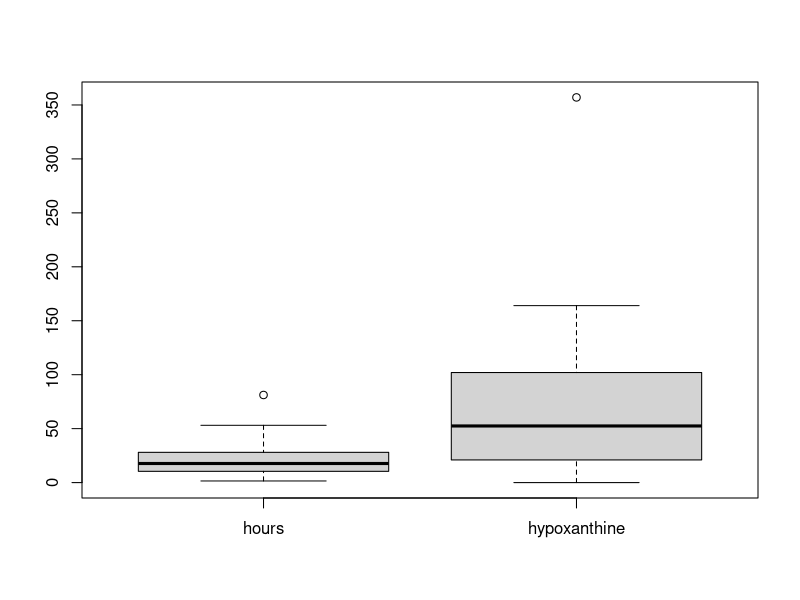
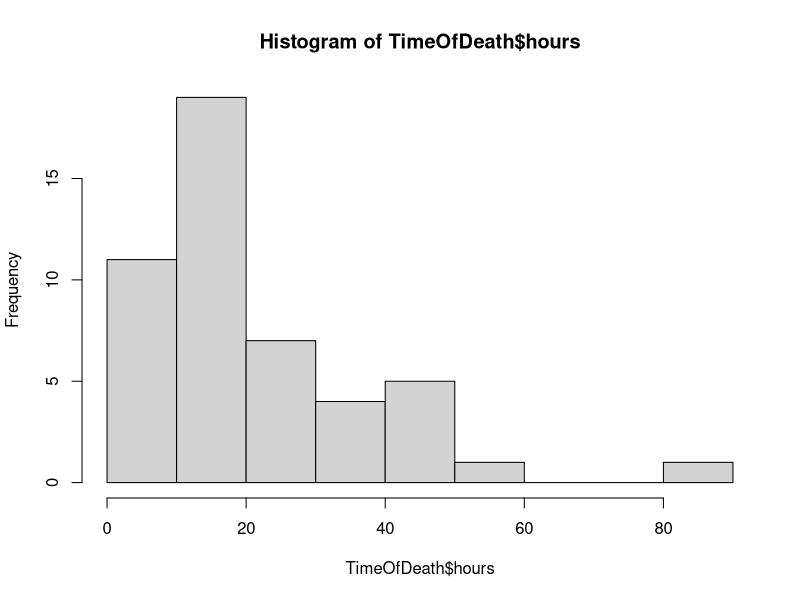
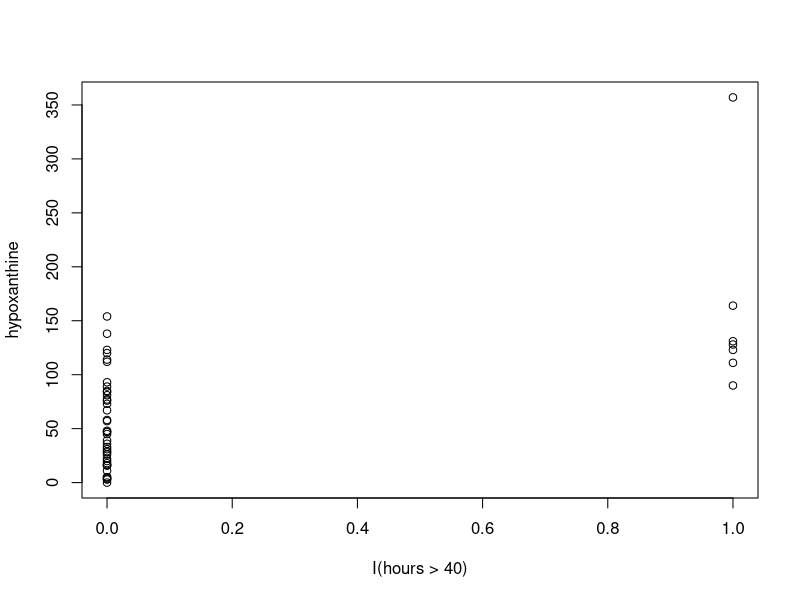
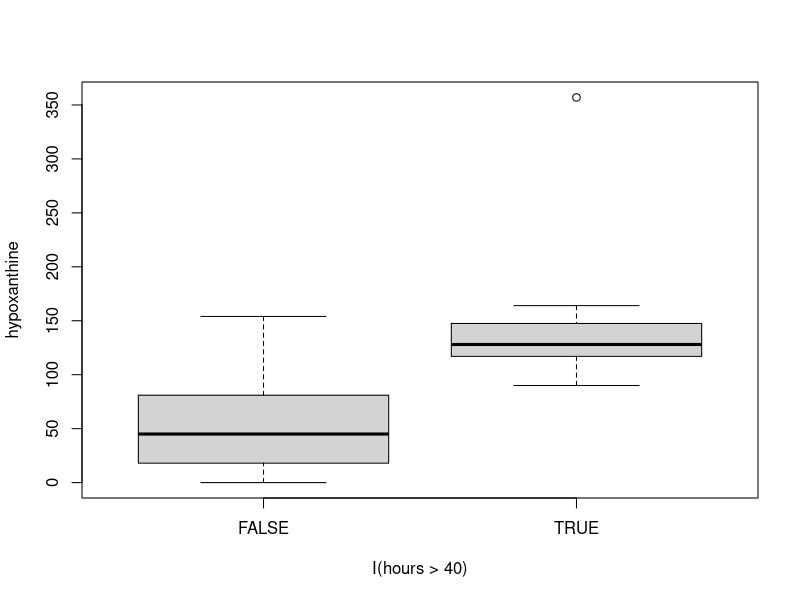
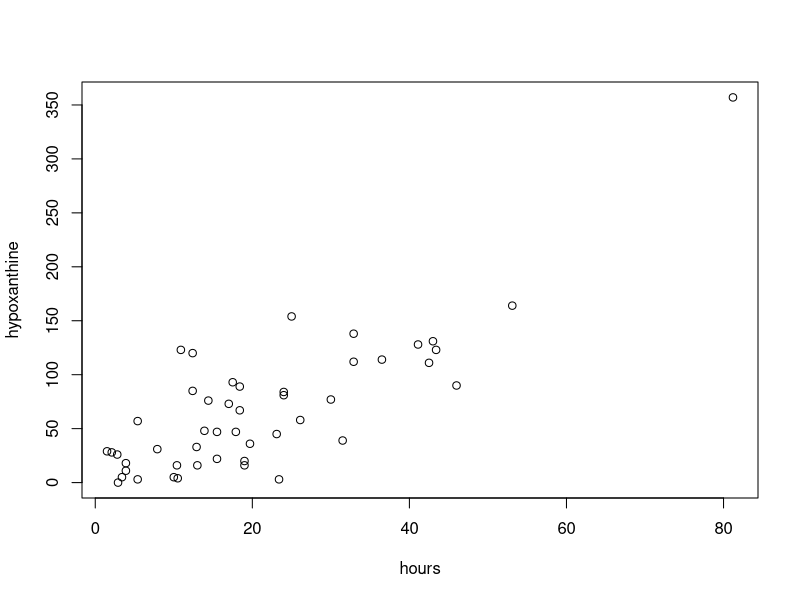
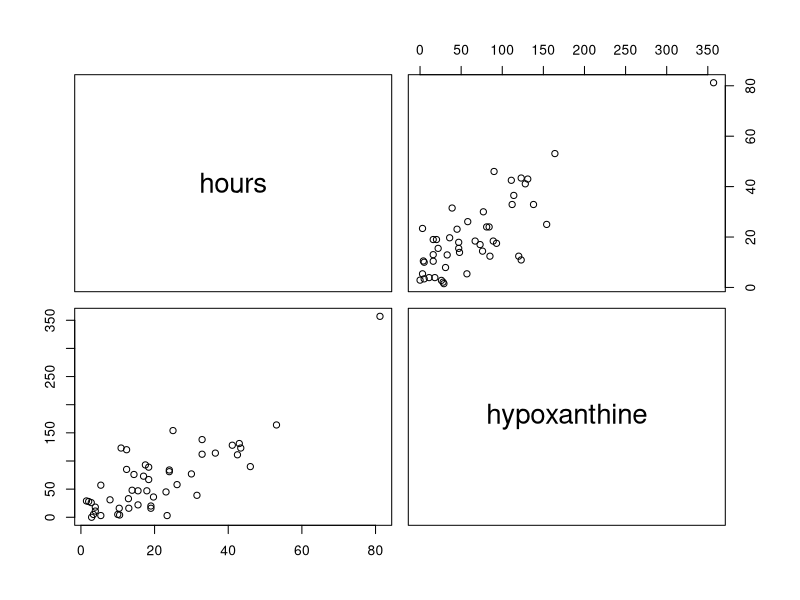

Write the R code that produced these figures, in order. (Note: this script raises an error after producing the figures.)
TimeOfDeath = read.csv("TimeOfDeath.csv")

# Quick summary
summary(TimeOfDeath)

# A quick plots
boxplot(TimeOfDeath)
hist(TimeOfDeath$hours)
plot(hypoxanthine~I(hours>40), TimeOfDeath)
boxplot(hypoxanthine~I(hours>40), TimeOfDeath)
plot(hypoxanthine~hours, data=TimeOfDeath)
pairs(TimeOfDeath)

# Fit the regression model (without observation 84)
mod = lm(hypoxanthine~hours, 
         data  =TimeOfDeath,
         subset=hours<60)
smmary(mod)

# Diagnostic plots (this uses plot.lm implicitly)
plot(mod, 1:6)

# A more sophisticated plot
plot(hypoxanthine~hours, 
     data=TimeOfDeath, 
     xlab="Time since death (hours)",
     ylab="Hypoxanthine level",
     main="Hypoxanthine level vs time since death",
     pch =19, 
     xlim=c(0,60), 
     ylim=c(0,200))


# Plot the regression line
abline(mod, col=1, lwd=3, lty=1)

# Create a new data frame for intervals
new = data.frame(hours=seq(0,60))

# Add confidence intervals
predict = predict(mod, new, interval="confidence")
lines(new$hours, predict[,2], lty=2, col=2, lwd=3)
lines(new$hours, predict[,3], lty=2, col=2, lwd=3)

# Create Scheffe band
predict = predict(mod, new, se.fit=T)
M = sqrt(2*qf(.95,2,predict$df))
lines(new$hours,
      predict$fit+M*predict$se.fit, 
      lty=3, col=3, lwd= lw)
lines(new$hours,
      predict$fit-M*predict$se.fit, 
      lty=3, col=3, lwd= lw)

# Create prediction band
predict = predict(mod, new, interval="prediction")
lines(new$hours, predict[,2], lty=4, col=4, lwd= lw)
lines(new$hours, predict[,3], lty=4, col=4, lwd= lw)

# Add legend
legend("topleft", 
       legend=c("Regression line", 
                "Confidence band", 
                "Scheffe band", 
                "Prediction band"), 
       lty=1:4, col=1:4, lwd= lw)
abline(h=80, lty=1, col='gray', lwd=2)
abline(v=cal[1], lty=1, col='gray', lwd=2)



# For further help try ?<function name>
# Check under See Also
?plot
?plot.boxplot
?plot.default
?plot.lm
?lines
?points
?abline







